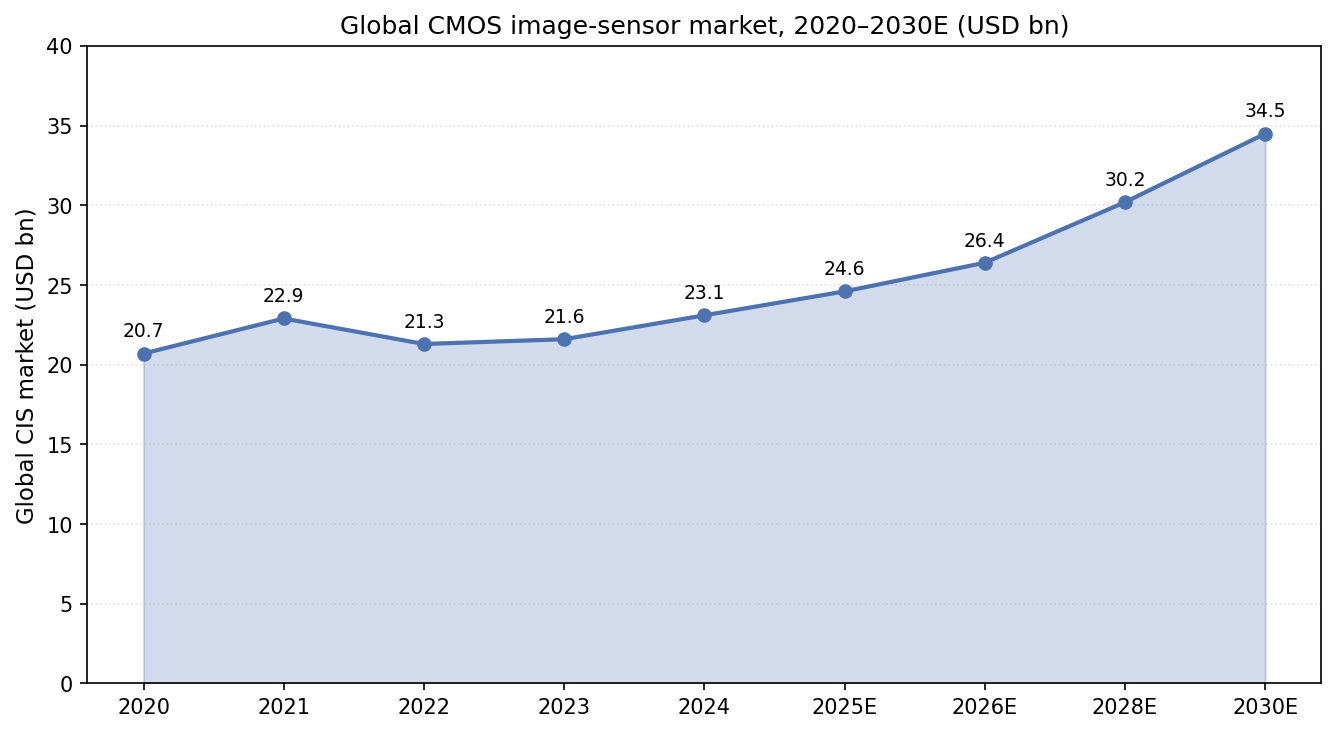

The Python source for this figure:
"""CMOS image-sensor industry TAM 2020-2030E."""
import matplotlib.pyplot as plt

years = ["2020", "2021", "2022", "2023", "2024", "2025E", "2026E", "2028E", "2030E"]
tam = [20.7, 22.9, 21.3, 21.6, 23.1, 24.6, 26.4, 30.2, 34.5]  # USD bn (Yole/MMR composite)

fig, ax = plt.subplots(figsize=(9, 5))
ax.fill_between(years, tam, alpha=0.25, color="#4C72B0")
ax.plot(years, tam, marker="o", color="#4C72B0", linewidth=2)
for x, y in zip(years, tam):
    ax.annotate(f"{y:.1f}", (x, y), textcoords="offset points",
                xytext=(0, 8), ha="center", fontsize=9)

ax.set_ylabel("Global CIS market (USD bn)", fontsize=11)
ax.set_title("Global CMOS image-sensor market, 2020–2030E (USD bn)", fontsize=12)
ax.set_ylim(0, 40)
ax.grid(axis="y", linestyle=":", alpha=0.4)
fig.tight_layout()
plt.savefig("/Users/x/projects/financial_agent/reports/charts/omnivision_cis_tam.png",
            dpi=150, bbox_inches="tight")
print("saved")
